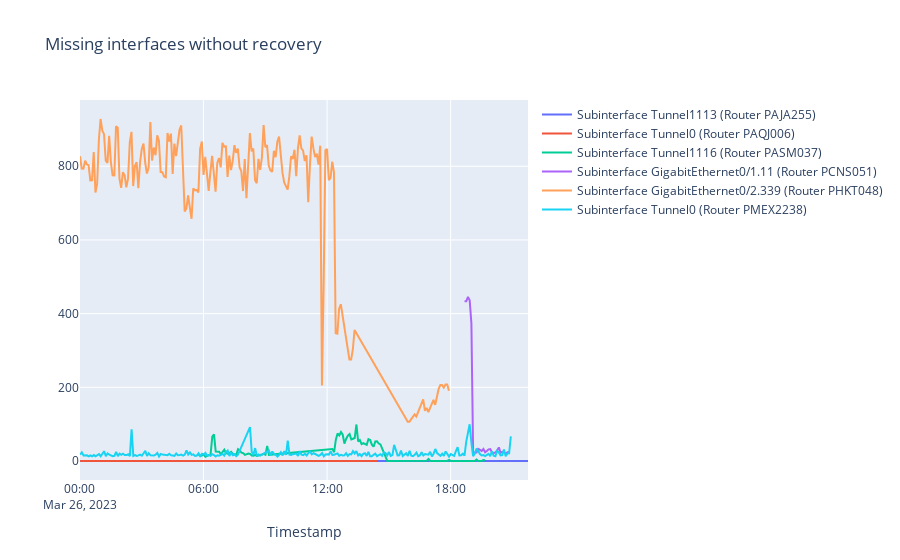
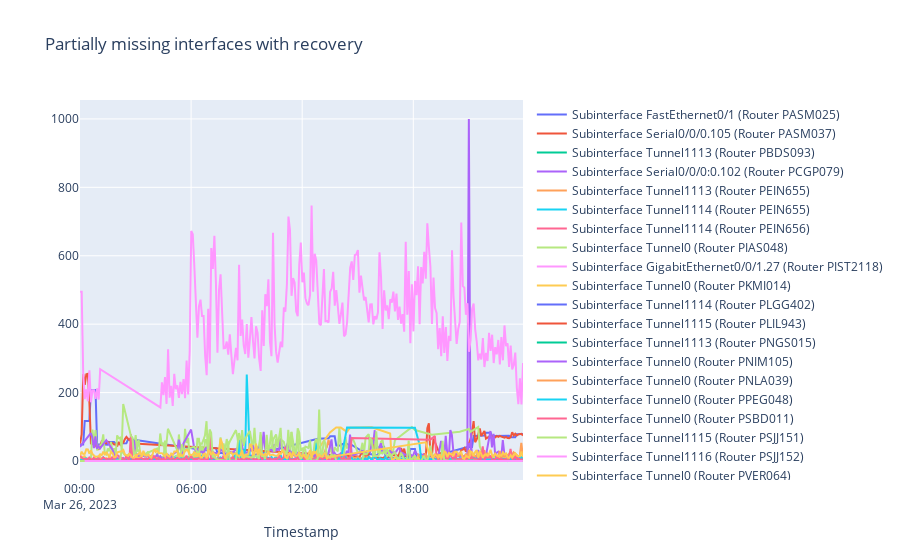

The cell these charts' notebook holds for them, in order:
### Code cell
# Visualize missing interfaces without recovery
visualize_missing_interfaces(df_input, missing_interfaces, "Missing interfaces without recovery")

# Visualize partially missing interfaces
visualize_missing_interfaces(df_input, partially_missing_interfaces, "Partially missing interfaces with recovery")
